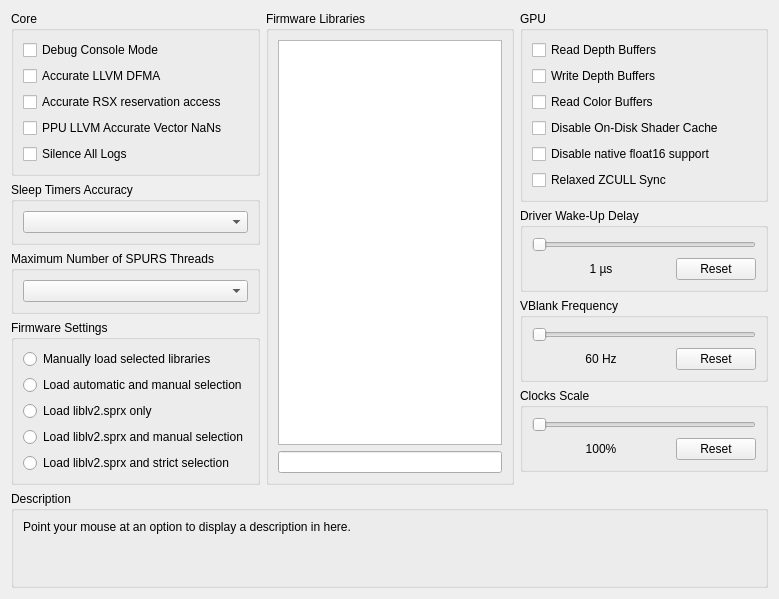
     <widget class="QWidget" name="advancedTab">
      <attribute name="title">
       <string>Advanced</string>
      </attribute>
      <layout class="QVBoxLayout" name="advancedTab_layout">
       <item>
        <layout class="QHBoxLayout" name="advancedTabLayout" stretch="1,1,1">
         <item>
          <layout class="QVBoxLayout" name="advancedTabLayoutLeft">
           <item>
            <widget class="QGroupBox" name="gb_advanced_core">
             <property name="sizePolicy">
              <sizepolicy hsizetype="Preferred" vsizetype="Minimum">
               <horstretch>0</horstretch>
               <verstretch>0</verstretch>
              </sizepolicy>
             </property>
             <property name="title">
              <string>Core</string>
             </property>
             <layout class="QVBoxLayout" name="gb_advanced_core_layout">
              <item>
               <widget class="QCheckBox" name="debugConsoleMode">
                <property name="text">
                 <string>Debug Console Mode</string>
                </property>
               </widget>
              </item>
              <item>
               <widget class="QCheckBox" name="accurateLLVMdfma">
                <property name="text">
                 <string>Accurate LLVM DFMA</string>
                </property>
               </widget>
              </item>
              <item>
               <widget class="QCheckBox" name="accurateRSXAccess">
                <property name="text">
                 <string>Accurate RSX reservation access</string>
                </property>
               </widget>
              </item>
              <item>
               <widget class="QCheckBox" name="AccurateVectorNaN">
                <property name="text">
                 <string>PPU LLVM Accurate Vector NaNs</string>
                </property>
               </widget>
              </item>
              <item>
               <widget class="QCheckBox" name="silenceAllLogs">
                <property name="text">
                 <string>Silence All Logs</string>
                </property>
               </widget>
              </item>
             </layout>
            </widget>
           </item>
           <item>
            <widget class="QGroupBox" name="gb_sleep_timers_accuracy">
             <property name="sizePolicy">
              <sizepolicy hsizetype="Preferred" vsizetype="Minimum">
               <horstretch>0</horstretch>
               <verstretch>0</verstretch>
              </sizepolicy>
             </property>
             <property name="title">
              <string>Sleep Timers Accuracy</string>
             </property>
             <layout class="QVBoxLayout" name="gb_sleep_timers_accuracy_layout">
              <item>
               <widget class="QComboBox" name="sleepTimersAccuracy"/>
              </item>
             </layout>
            </widget>
           </item>
           <item>
            <widget class="QGroupBox" name="gb_max_spurs_threads">
             <property name="sizePolicy">
              <sizepolicy hsizetype="Preferred" vsizetype="Minimum">
               <horstretch>0</horstretch>
               <verstretch>0</verstretch>
              </sizepolicy>
             </property>
             <property name="title">
              <string>Maximum Number of SPURS Threads</string>
             </property>
             <layout class="QVBoxLayout" name="gb_max_spurs_threads_layout">
              <item>
               <widget class="QComboBox" name="maxSPURSThreads"/>
              </item>
             </layout>
            </widget>
           </item>
           <item>
            <widget class="QGroupBox" name="gb_lib_settings">
             <property name="sizePolicy">
              <sizepolicy hsizetype="Preferred" vsizetype="Preferred">
               <horstretch>0</horstretch>
               <verstretch>0</verstretch>
              </sizepolicy>
             </property>
             <property name="title">
              <string>Firmware Settings</string>
             </property>
             <layout class="QVBoxLayout" name="lib_settings_layout">
              <item>
               <widget class="QRadioButton" name="lib_manu">
                <property name="sizePolicy">
                 <sizepolicy hsizetype="Expanding" vsizetype="Preferred">
                  <horstretch>0</horstretch>
                  <verstretch>0</verstretch>
                 </sizepolicy>
                </property>
                <property name="text">
                 <string notr="true">Manually load selected libraries</string>
                </property>
               </widget>
              </item>
              <item>
               <widget class="QRadioButton" name="lib_both">
                <property name="sizePolicy">
                 <sizepolicy hsizetype="Expanding" vsizetype="Preferred">
                  <horstretch>0</horstretch>
                  <verstretch>0</verstretch>
                 </sizepolicy>
                </property>
                <property name="text">
                 <string notr="true">Load automatic and manual selection</string>
                </property>
               </widget>
              </item>
              <item>
               <widget class="QRadioButton" name="lib_lv2">
                <property name="sizePolicy">
                 <sizepolicy hsizetype="Expanding" vsizetype="Preferred">
                  <horstretch>0</horstretch>
                  <verstretch>0</verstretch>
                 </sizepolicy>
                </property>
                <property name="text">
                 <string notr="true">Load liblv2.sprx only</string>
                </property>
               </widget>
              </item>
              <item>
               <widget class="QRadioButton" name="lib_lv2b">
                <property name="sizePolicy">
                 <sizepolicy hsizetype="Expanding" vsizetype="Preferred">
                  <horstretch>0</horstretch>
                  <verstretch>0</verstretch>
                 </sizepolicy>
                </property>
                <property name="text">
                 <string notr="true">Load liblv2.sprx and manual selection</string>
                </property>
               </widget>
              </item>
              <item>
               <widget class="QRadioButton" name="lib_lv2l">
                <property name="sizePolicy">
                 <sizepolicy hsizetype="Expanding" vsizetype="Preferred">
                  <horstretch>0</horstretch>
                  <verstretch>0</verstretch>
                 </sizepolicy>
                </property>
                <property name="text">
                 <string notr="true">Load liblv2.sprx and strict selection</string>
                </property>
               </widget>
              </item>
             </layout>
            </widget>
           </item>
           <item>
            <spacer name="advancedTabSpacerLeft">
             <property name="orientation">
              <enum>Qt::Vertical</enum>
             </property>
             <property name="sizeHint" stdset="0">
              <size>
               <width>0</width>
               <height>0</height>
              </size>
             </property>
            </spacer>
           </item>
          </layout>
         </item>
         <item>
          <layout class="QVBoxLayout" name="advancedTabLayoutMiddle">
           <item>
            <widget class="QGroupBox" name="gb_libs">
             <property name="sizePolicy">
              <sizepolicy hsizetype="Preferred" vsizetype="Preferred">
               <horstretch>0</horstretch>
               <verstretch>0</verstretch>
              </sizepolicy>
             </property>
             <property name="title">
              <string>Firmware Libraries</string>
             </property>
             <layout class="QVBoxLayout" name="gb_libs_layout">
              <item>
               <widget class="QListWidget" name="lleList">
                <property name="sizePolicy">
                 <sizepolicy hsizetype="Preferred" vsizetype="Preferred">
                  <horstretch>0</horstretch>
                  <verstretch>0</verstretch>
                 </sizepolicy>
                </property>
                <property name="selectionMode">
                 <enum>QAbstractItemView::ExtendedSelection</enum>
                </property>
                <property name="viewMode">
                 <enum>QListView::ListMode</enum>
                </property>
               </widget>
              </item>
              <item>
               <widget class="QLineEdit" name="searchBox">
                <property name="sizePolicy">
                 <sizepolicy hsizetype="Preferred" vsizetype="Fixed">
                  <horstretch>0</horstretch>
                  <verstretch>0</verstretch>
                 </sizepolicy>
                </property>
               </widget>
              </item>
             </layout>
            </widget>
           </item>
          </layout>
         </item>
         <item>
          <layout class="QVBoxLayout" name="advancedTabLayoutRight">
           <item>
            <widget class="QGroupBox" name="gb_advanced_gpu">
             <property name="sizePolicy">
              <sizepolicy hsizetype="Preferred" vsizetype="Minimum">
               <horstretch>0</horstretch>
               <verstretch>0</verstretch>
              </sizepolicy>
             </property>
             <property name="title">
              <string>GPU</string>
             </property>
             <layout class="QVBoxLayout" name="gb_advanced_gpu_layout">
              <item>
               <widget class="QCheckBox" name="readDepth">
                <property name="text">
                 <string>Read Depth Buffers</string>
                </property>
               </widget>
              </item>
              <item>
               <widget class="QCheckBox" name="dumpDepth">
                <property name="text">
                 <string>Write Depth Buffers</string>
                </property>
               </widget>
              </item>
              <item>
               <widget class="QCheckBox" name="readColor">
                <property name="text">
                 <string>Read Color Buffers</string>
                </property>
               </widget>
              </item>
              <item>
               <widget class="QCheckBox" name="disableOnDiskShaderCache">
                <property name="text">
                 <string>Disable On-Disk Shader Cache</string>
                </property>
               </widget>
              </item>
              <item>
               <widget class="QCheckBox" name="DisableNativefp16">
                <property name="text">
                 <string>Disable native float16 support</string>
                </property>
               </widget>
              </item>
              <item>
               <widget class="QCheckBox" name="relaxedZCULL">
                <property name="text">
                 <string>Relaxed ZCULL Sync</string>
                </property>
               </widget>
              </item>
             </layout>
            </widget>
           </item>
           <item>
            <widget class="QGroupBox" name="gb_wakeupDelay">
             <property name="sizePolicy">
              <sizepolicy hsizetype="Preferred" vsizetype="Minimum">
               <horstretch>0</horstretch>
               <verstretch>0</verstretch>
              </sizepolicy>
             </property>
             <property name="title">
              <string>Driver Wake-Up Delay</string>
             </property>
             <layout class="QVBoxLayout" name="gb_wakeupDelay_layout">
              <item>
               <widget class="QSlider" name="wakeupDelay">
                <property name="orientation">
                 <enum>Qt::Horizontal</enum>
                </property>
               </widget>
              </item>
              <item>
               <layout class="QHBoxLayout" name="wakeupDelayLayout" stretch="1,0">
                <item>
                 <widget class="QLabel" name="wakeupText">
                  <property name="text">
                   <string>1 µs</string>
                  </property>
                  <property name="alignment">
                   <set>Qt::AlignCenter</set>
                  </property>
                 </widget>
                </item>
                <item>
                 <widget class="QPushButton" name="wakeupReset">
                  <property name="text">
                   <string>Reset</string>
                  </property>
                 </widget>
                </item>
               </layout>
              </item>
             </layout>
            </widget>
           </item>
           <item>
            <widget class="QGroupBox" name="gb_vblank">
             <property name="sizePolicy">
              <sizepolicy hsizetype="Preferred" vsizetype="Minimum">
               <horstretch>0</horstretch>
               <verstretch>0</verstretch>
              </sizepolicy>
             </property>
             <property name="title">
              <string>VBlank Frequency</string>
             </property>
             <layout class="QVBoxLayout" name="gb_vblank_layout">
              <item>
               <widget class="QSlider" name="vblank">
                <property name="orientation">
                 <enum>Qt::Horizontal</enum>
                </property>
               </widget>
              </item>
              <item>
               <layout class="QHBoxLayout" name="vBlankLayout" stretch="1,0">
                <item>
                 <widget class="QLabel" name="vblankText">
                  <property name="text">
                   <string>60 Hz</string>
                  </property>
                  <property name="alignment">
                   <set>Qt::AlignCenter</set>
                  </property>
                 </widget>
                </item>
                <item>
                 <widget class="QPushButton" name="vblankReset">
                  <property name="text">
                   <string>Reset</string>
                  </property>
                 </widget>
                </item>
               </layout>
              </item>
             </layout>
            </widget>
           </item>
           <item>
            <widget class="QGroupBox" name="gb_clockScale">
             <property name="sizePolicy">
              <sizepolicy hsizetype="Preferred" vsizetype="Minimum">
               <horstretch>0</horstretch>
               <verstretch>0</verstretch>
              </sizepolicy>
             </property>
             <property name="title">
              <string>Clocks Scale</string>
             </property>
             <layout class="QVBoxLayout" name="gb_clockScale_layout">
              <item>
               <widget class="QSlider" name="clockScale">
                <property name="orientation">
                 <enum>Qt::Horizontal</enum>
                </property>
               </widget>
              </item>
              <item>
               <layout class="QHBoxLayout" name="clockScaleLayout" stretch="1,0">
                <item>
                 <widget class="QLabel" name="clockScaleText">
                  <property name="text">
                   <string>100%</string>
                  </property>
                  <property name="alignment">
                   <set>Qt::AlignCenter</set>
                  </property>
                 </widget>
                </item>
                <item>
                 <widget class="QPushButton" name="clockScaleReset">
                  <property name="text">
                   <string>Reset</string>
                  </property>
                 </widget>
                </item>
               </layout>
              </item>
             </layout>
            </widget>
           </item>
           <item>
            <spacer name="verticalSpacer_22">
             <property name="orientation">
              <enum>Qt::Vertical</enum>
             </property>
             <property name="sizeHint" stdset="0">
              <size>
               <width>0</width>
               <height>0</height>
              </size>
             </property>
            </spacer>
           </item>
          </layout>
         </item>
        </layout>
       </item>
       <item>
        <spacer name="advancedTabSpacer">
         <property name="orientation">
          <enum>Qt::Vertical</enum>
         </property>
         <property name="sizeHint" stdset="0">
          <size>
           <width>0</width>
           <height>0</height>
          </size>
         </property>
        </spacer>
       </item>
       <item>
        <widget class="QGroupBox" name="gb_description_advanced">
         <property name="title">
          <string>Description</string>
         </property>
         <layout class="QVBoxLayout" name="gb_description_advanced_layout">
          <item>
           <widget class="QLabel" name="description_advanced">
            <property name="text">
             <string>Point your mouse at an option to display a description in here.


</string>
            </property>
            <property name="textFormat">
             <enum>Qt::PlainText</enum>
            </property>
            <property name="alignment">
             <set>Qt::AlignLeading|Qt::AlignLeft|Qt::AlignTop</set>
            </property>
            <property name="wordWrap">
             <bool>true</bool>
            </property>
           </widget>
          </item>
         </layout>
        </widget>
       </item>
      </layout>
     </widget>
